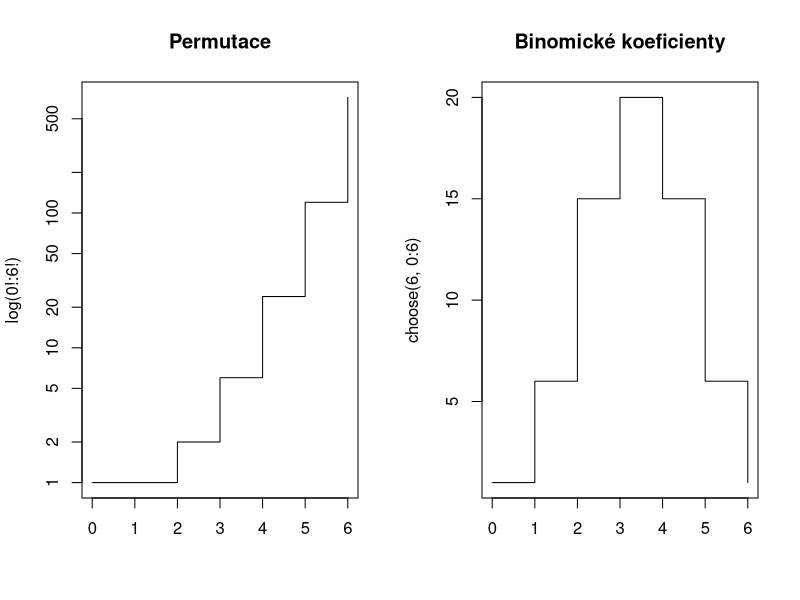
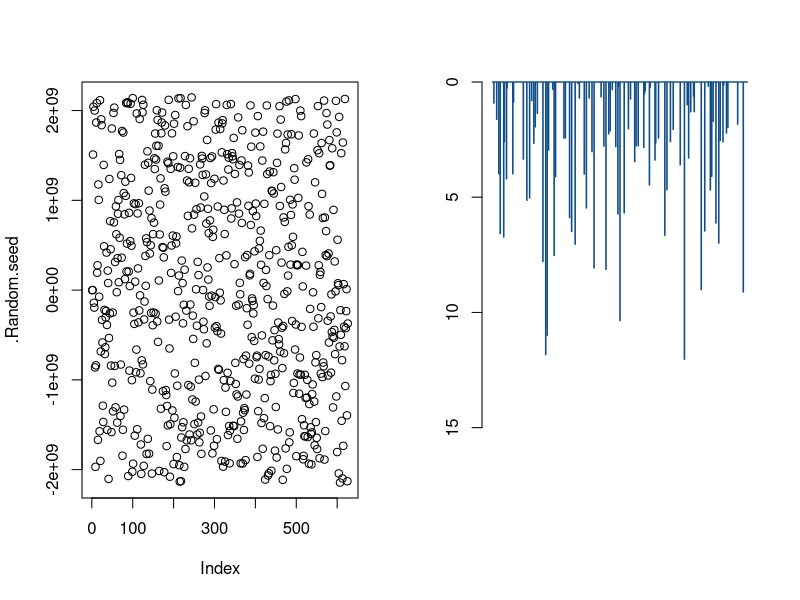
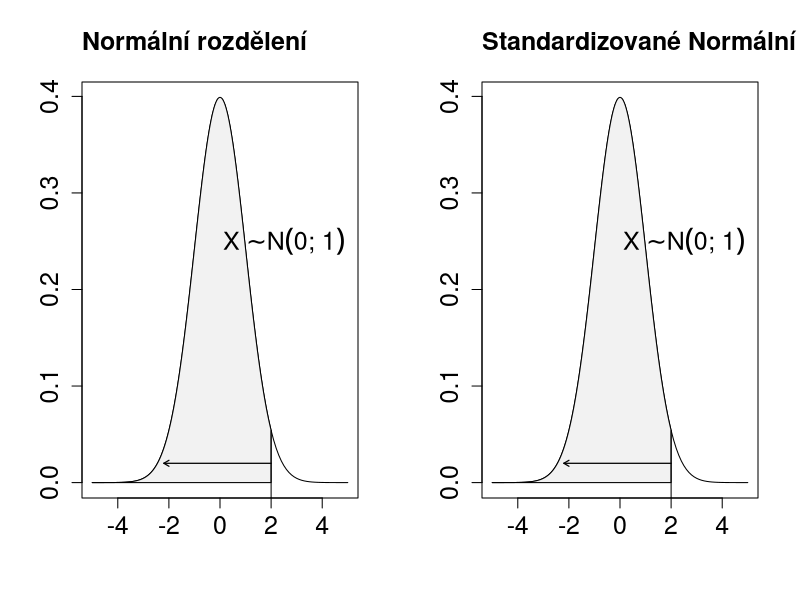
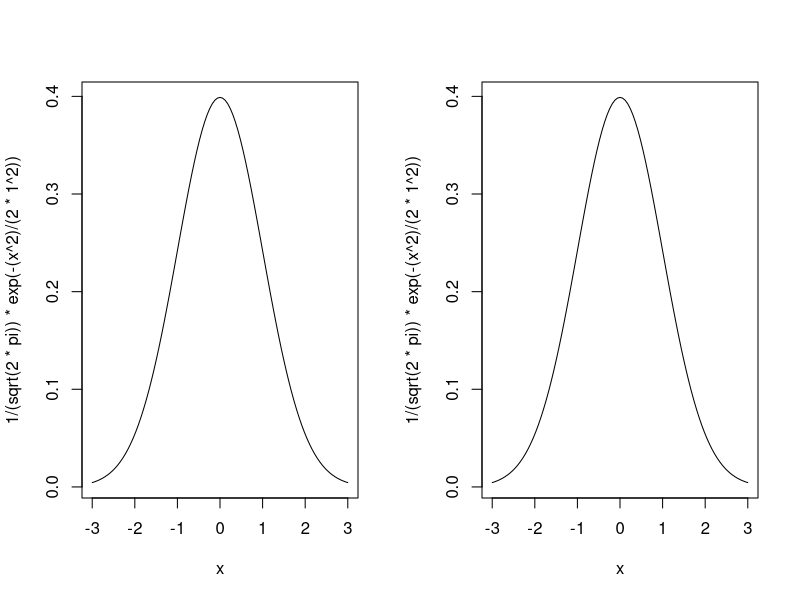
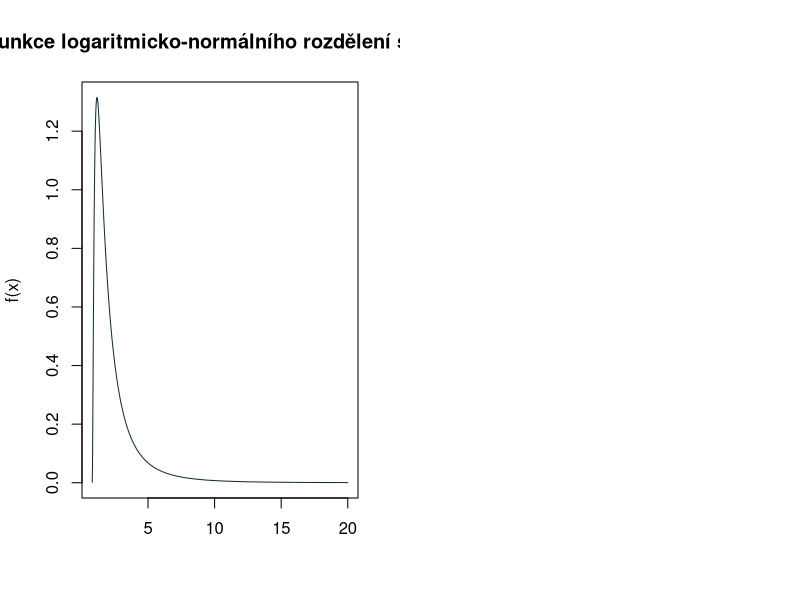

Write the R code that produced these figures, in order.
## ---- chunk 1
par(mfrow = c(1,2))
plot(x = 0:6, 
     y = factorial(0:6), 
     type = "s",
     main = "Permutace", 
     ylab = bquote("log(0!:6!)"), 
     xlab = "",
     log = "y")
plot(x = 0:6, 
     y = choose(6, 0:6), 
     type = "s", 
     xlab = "",
     main = "Binomické koeficienty")
## ---- chunk 2
ED <- ecdf(1) #<1>
## ---- chunk 3
x <- sample(x = 1:1e3, size = 1) # <1>
set.seed(x)  # <1>
runif(1)

set.seed(x)  # <2>
runif(2)
## ---- chunk 4
seed <- .Random.seed
head(seed, 10)
## ---- chunk 5
plot(.Random.seed)
## ---- chunk 6
#| code-fold: true
x <- vector(mode = "numeric", length = 365) #<1>

for(i in seq_along(x)) {
  if(i == 1) next #<2> 
  x[i] <- ifelse(
            test = x[i - 1] > 0, #<3>
            yes = rbinom(n = 1, #<3>
                         size = 1, #<3>
                         prob = 0.10) * rchisq(n = 1, #<3>
                                               df = 1, #<3>
                                               ncp = 0), #<3>
            no = rbinom(n = 1, 
                        size = 1, 
                        prob = 0.25) * rchisq(n = 1, 
                                              df = 3, 
                                              ncp = 1)) 
}
barplot(x, 
        ylim = 1.5*c(max(x), 0), 
        col = "dodgerblue4", 
        border = "dodgerblue4")
## ---- chunk 7
# Define the sequence and normal distribution
x_values <- seq(from = -5, to = 2, by = 0.001)
DNORM <- dnorm(x_values)

curve(dnorm(x), -5, 5, 
      main = "Normální rozdělení", 
      cex.main = 1.5, #expression(paste(mu == 0, "; ", sigma == 1))
      cex.axis = 1.5,
      adj = 0, 
      xlab = "", 
      ylab = "")

polygon(x = c(x_values, 2, -5),
        y = c(DNORM, 0, 0),    
        col = "gray95", 
        border = 1)
segments(x0 = 2, x1 = 2, y0 = -0.2, y1 = dnorm(2))
arrows(x0 = 2, x1 = -2.2, y0 = 0.02, y1 = 0.02, length = 0.06, lwd = 1.2, code = 2, lty = 1)
text(x = 2.5, y = 0.25, expression(paste(X%~%N("0; 1"))), cex = 1.5)
## ---- chunk 8
# Define the sequence and normal distribution
x_values <- seq(from = -5, to = 2, by = 0.001)
DNORM <- dnorm(x_values)

curve(dnorm(x), -5, 5, 
      main = "Standardizované Normální rozdělení", 
      cex.main = 1.5, #expression(paste(mu == 0, "; ", sigma == 1)) 
      cex.axis = 1.5,
      adj = 0, 
      xlab = "", 
      ylab = "")

polygon(x = c(x_values, 2, -5),
        y = c(DNORM, 0, 0),    
        col = "gray95", 
        border = 1)
segments(x0 = 2, x1 = 2, y0 = -0.2, y1 = dnorm(2))
arrows(x0 = 2, x1 = -2.2, y0 = 0.02, y1 = 0.02, length = 0.06, lwd = 1.2, code = 2, lty = 1)
text(x = 2.5, y = 0.25, expression(paste(X%~%N("0; 1"))), cex = 1.5)
## ---- chunk 9
#| code-fold: true
curve(expr = 1/(sqrt(2*pi))*exp(-(x^2)/(2*1^2)), from = -3, to = 3)
curve(expr = 1/(sqrt(2*pi))*exp(-(x^2)/(2*1^2)), from = -3, to = 3)
## ---- chunk 10
# x <- 1:100
ln5 <- function(x) ((beta / ((x - gamma) * sigma * sqrt(2 * pi))) * exp(-((log((x - gamma) / alpha) - mu)^2) / (2 * sigma^2)))

mu <- 0
sigma <- 1
gamma <- 0.8
alpha <- 1
beta <- 2
curve(expr = ln5, 
      from = gamma + 0.01, 
      to = 20, 
      n = 1000, 
      xname = "x", 
      col = "#102d3d", 
      main = "Hustota funkce logaritmicko-normálního rozdělení s 5 parametry", 
      xlab = "", 
      ylab = "f(x)")
